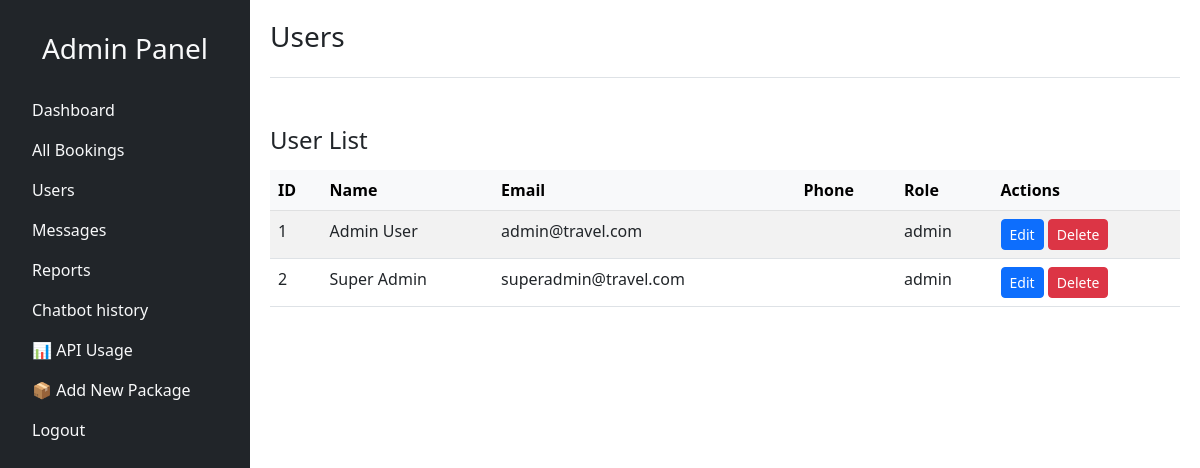
The page /admin_setup/users.php (signed in) on the database its author committed.
### tables this page shows
CREATE TABLE users (
    id INT AUTO_INCREMENT PRIMARY KEY,
    name VARCHAR(255) NOT NULL,
    email VARCHAR(255) NOT NULL UNIQUE,
    password VARCHAR(255) NOT NULL,
    address TEXT,
    phone VARCHAR(20),
    dob DATE,
    role ENUM('user', 'admin') DEFAULT 'user',
    created_at TIMESTAMP DEFAULT CURRENT_TIMESTAMP,
    updated_at TIMESTAMP DEFAULT CURRENT_TIMESTAMP ON UPDATE CURRENT_TIMESTAMP,
    INDEX idx_email (email),
    INDEX idx_role (role)
);

### admin_setup/users.php (the view, shortened to what this page needs)
<?php
include '../database/db_connect.php';
try {
    $usersQuery = "SELECT id, name, email, phone, role FROM users ORDER BY created_at DESC";
    $usersResult = $pdo->query($usersQuery);
    if ($usersResult) {
        $users = $usersResult->fetchAll(PDO::FETCH_ASSOC);
    } else {
        die("Error fetching data: " . $pdo->errorInfo());
    }
} catch (PDOException $e) {
    error_log("Error fetching data: " . $e->getMessage());
    die("Error fetching data. Please try again later.");
}
?>
<?php include 'component/nav_admin.php'; ?>
<div class="main-content flex-grow-1 p-4">
    <div class="header mb-4">
        <h1 class="h3">Users</h1>
    </div>
    <div class="section mt-5">
        <h2 class="h4">User List</h2>
        <table class="table table-striped mt-3">
            <thead class="table-light">
                <tr>
                    <th scope="col">ID</th>
                    <th scope="col">Name</th>
                    <th scope="col">Email</th>
                    <th scope="col">Phone</th>
                    <th scope="col">Role</th>
                    <th scope="col">Actions</th>
                </tr>
            </thead>
            <tbody>
                <?php foreach ($users as $user): ?>
                    <tr>
                        <td><?php echo htmlspecialchars($user['id']); ?></td>
                        <td><?php echo htmlspecialchars($user['name']); ?></td>
                        <td><?php echo htmlspecialchars($user['email']); ?></td>
                        <td><?php echo htmlspecialchars($user['phone']); ?></td>
                        <td><?php echo htmlspecialchars($user['role']); ?></td>
                        <td>
                            <a href="edit_user.php?id=<?php echo $user['id']; ?>" class="btn btn-primary btn-sm">Edit</a>
                            <a href="delete_user.php?id=<?php echo $user['id']; ?>" class="btn btn-danger btn-sm">Delete</a>
                        </td>
                    </tr>
                <?php endforeach; ?>
            </tbody>
        </table>
    </div>
</div>
</body>
</html>

### css/admin.css (style rules this page uses)
html, body { height: 100%; margin: 0; }
.main-content { margin-left: 250px !important; width: calc(100% - 250px) !important; min-height: 100vh; }
.main-content { padding: 20px !important; }
.header { border-bottom: 1px solid #dee2e6; padding-bottom: 15px; }

### rows shown on the page
users: id "1", name "Admin User", email "admin@travel.com", role "admin"
users: id "2", name "Super Admin", email "superadmin@travel.com", role "admin"
